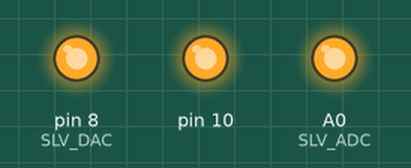
Recording of a sketch running on a simulated Arduino Uno, built with avr-gcc and run on an emulated ATmega328P. Shown: output pins drawn as LEDs (lit = HIGH). What the sketch prints to the serial monitor is not drawn.

Above: at 0.1 s.
Timing chart, 0 to 1.6 s (numbered marks = the images above):
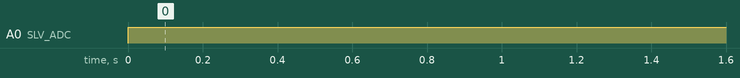

Measured:
- by itself, A0 (SLV_ADC): LOW → HIGH at 0.00 s

The sketch:

LM35_test.ino
```cpp
/*
 * ==============================================================================
 * Project:  Shield de Arduino versátil de bajo coste con fines académicos (TFG)
 * File:     [LM35_test].ino
 * Author:   [David Martínez Pérez]
 * Year:     2026
 * Brief:    [Test de funcionamiento del LM35]
 * ==============================================================================
 */

#include <SPI.h>
// Pin seleccion de esclavo
const int SLV_DAC = 8;
const int SLV_ADC = A0;
// COMANDOS DAC7562
#define WRT_UPLD_REG_AB 0x1F
void setup() {

  Serial.begin(9600);
  SPI.begin();
  SPI.setBitOrder(MSBFIRST);             //ELEGIMOS CUAL VA A SER EL PRIMER BIT S EL MAS SIGNIFICATIVO O EL MENOS
  SPI.setDataMode(SPI_MODE1);            //elegr el modo de reloj
  SPI.setClockDivider(SPI_CLOCK_DIV8);  // divisiones del reloj ajustar a la frecuencia mas conveniente
  pinMode(SLV_ADC, OUTPUT);     // configuracion esclavo ADC
  digitalWrite(SLV_ADC, HIGH);  //ADC Slave pin inactivo
  pinMode(SLV_DAC, OUTPUT);
  digitalWrite(SLV_DAC, HIGH);
}

void loop() {

  int valorADC = ReadADC(4);  // Leer el valor del canal

  //Serial.println(((valorADC)));
  float value = ((valorADC * 4.096) / 4096.0);  //tranformar el valor leido al valor rel
  Serial.print("Voltaje LM35: ");
  Serial.print(value);
  Serial.println("V");
  // Serial.println(((value / 0.010))); // temperatura en base al slope
  delay(650);
}


int ReadADC(int canal) {
  byte msb, lsb;  // Para almacenar los datos del ADC
  long valor = 0;

  digitalWrite(SLV_ADC, LOW);  //activamos el pin esclavo del ADc

  SPI.transfer(0x06 | ((canal & 0x07) >> 2));  // Enviar los primeros 3 bits
  msb = SPI.transfer((canal & 0x03) << 6);     // Enviar los 2 bits restantes del canal
  lsb = SPI.transfer(0x00);                    // Leer el primer byte de datos (MSB)

  // Finalizar la comunicación SPI
  digitalWrite(SLV_ADC, HIGH);  // Desactivar el CS (no seleccionado)

  // Combinar los bytes para obtener el valor de 12 bits
  valor = ((long)(msb & 0x0F) << 8) | lsb;  // Los 4 bits MSB se usan de manera correcta

  return valor;
}
```
